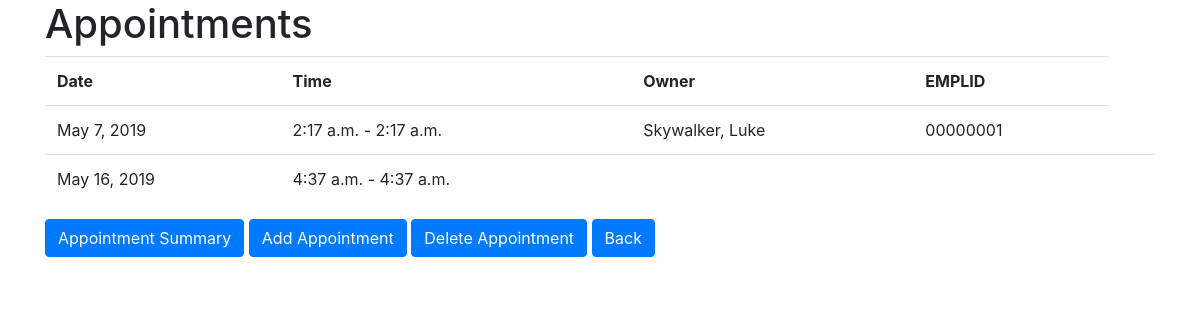
Page /appointments/view_appointments/ (signed in) on the committed database.
### appointments/models.py (models this page shows, shortened)
class Appointment(models.Model):
	date=models.DateField(default=timezone.localdate)
	start_time=models.TimeField(default=timezone.now)
	end_time=models.TimeField(default=timezone.now)
	customuser = models.ForeignKey(CustomUser, on_delete=models.CASCADE, default='')

### users/models.py (models this page shows)
class CustomUser(AbstractUser):
    CHOICES = ((0, 'Student'), (1, 'Faculty'), (2, 'Crystal'))
    user_type = models.IntegerField(choices=CHOICES, default = 2)
    EMPLID = models.CharField(default='', max_length=8, unique=True, primary_key=True)
    first_name = models.CharField(default='', max_length=100)
    last_name = models.CharField(default='', max_length=100)
    was_denied = models.BooleanField(default = False)

### appointments/views.py (the view)
# urls.py: path('view_appointments/', views.view_appointments, name='view_appointments'),
def view_appointments(request):
    if (request.user.user_type == 0):
       appoint=Appointment.objects.filter(customuser=request.user).order_by('date')
       appts=list(appoint)
       return render(request, 'view_appointments.html', {'appts':appts})
    else:
       appoint=Appointment.objects.all().order_by('date')
       appts=list(appoint)
       for appt in appts:
           print(appt.customuser.last_name)
       return render(request, 'view_appointments.html', {'appts':appts})

### templates/view_appointments.html (shortened to what this page needs)
{% extends 'base.html' %}
{% block content %}
{% if user.user_type == 0 %}
<div class='container'>
    <h1>Appointments</h1>
    {% if appts %}
        <table class='table'>
        <tr>
            <th>Date</th>
            <th>Time</th>
            <th>Owner</th>
            <th>EMPLID</th>
        </tr>
        {% for x in appts %}
             <tr>
                <td>{{x.date}}</td>
                <td>{{x.start_time}} - {{x.end_time}}</td>
                {% if x.customuser.last_name != '' %}
                <td>{{x.customuser.last_name}}, {{x.customuser.first_name}}</td>
                {% else %}
                <td><td>
                {% endif %}
                <td>{{x.customuser.EMPLID}}</td>
             </tr>
        {% endfor %}
        </table>
    {% else %}
        <div class='alert alert-secondary' role='alert'>You have no scheduled appointments</div>
    {% endif %}
        <a href={% url 'request_appointment' %} class='btn btn-primary' role='button'>Request Appointment</a>
        <a href={% url 'home' %} class='btn btn-primary' type='button'>Back</a>
</div>
{% else %}
<div class='container'>
    <h1>Appointments</h1>
    {% if appts %}
        <table class='table'>
        <tr>
            <th>Date</th>
            <th>Time</th>
            <th>Owner</th>
            <th>EMPLID</th>
        </tr>
        {% for x in appts %}
             <tr>
                <td>{{x.date}}</td>
                <td>{{x.start_time}} - {{x.end_time}}</td>
                {% if x.customuser.last_name != '' %}
                <td>{{x.customuser.last_name}}, {{x.customuser.first_name}}</td>
                {% else %}
                <td><td>
                {% endif %}
                <td>{{x.customuser.EMPLID}}</td>
             </tr>
        {% endfor %}
        </table>
    {% else %}
        <div class='alert alert-secondary' role='alert'>You have no scheduled appointments</div>
    {% endif %}
        <a href={% url 'appointment_summary'%} class='btn btn-primary' type='button'>Appointment Summary</a>
        <a href={% url 'add_appointment' %} class='btn btn-primary' role='button'>Add Appointment</a>
        {% if appts %}
        <a href={% url 'delete_appointment' %} class='btn btn-primary' role='button'>Delete Appointment</a>
        {% else %}
        <a href='#' class='btn btn-primary disabled' role='button'>Delete Appointment</a>
        {% endif %}
        <a href={% url 'home' %} class='btn btn-primary' type='button'>Back</a>
</div>
{% endif %}
{% endblock %}

### rows in the picture
Appointment: date "May 7, 2019", start_time "2:17 a.m.", end_time "2:17 a.m.", customuser.last_name "Skywalker", customuser.first_name "Luke", customuser.EMPLID "00000001"
Appointment: date "May 16, 2019", start_time "4:37 a.m.", end_time "4:37 a.m."
